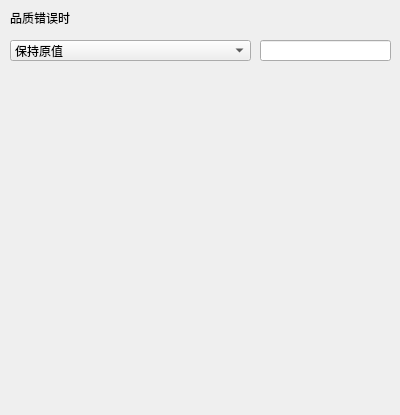
<?xml version="1.0" encoding="UTF-8"?>
<ui version="4.0">
 <class>CVariableOtherDialog</class>
 <widget class="QDialog" name="CVariableOtherDialog">
  <property name="geometry">
   <rect>
    <x>0</x>
    <y>0</y>
    <width>400</width>
    <height>415</height>
   </rect>
  </property>
  <property name="windowTitle">
   <string>Dialog</string>
  </property>
  <widget class="QLabel" name="label_7">
   <property name="geometry">
    <rect>
     <x>10</x>
     <y>10</y>
     <width>361</width>
     <height>16</height>
    </rect>
   </property>
   <property name="text">
    <string>品质错误时</string>
   </property>
  </widget>
  <widget class="QLineEdit" name="addressEdit_2">
   <property name="geometry">
    <rect>
     <x>260</x>
     <y>40</y>
     <width>131</width>
     <height>21</height>
    </rect>
   </property>
  </widget>
  <widget class="QComboBox" name="variableTypeBox_3">
   <property name="geometry">
    <rect>
     <x>10</x>
     <y>40</y>
     <width>241</width>
     <height>21</height>
    </rect>
   </property>
   <item>
    <property name="text">
     <string>保持原值</string>
    </property>
   </item>
   <item>
    <property name="text">
     <string>指定值</string>
    </property>
   </item>
  </widget>
 </widget>
 <resources/>
 <connections/>
</ui>
